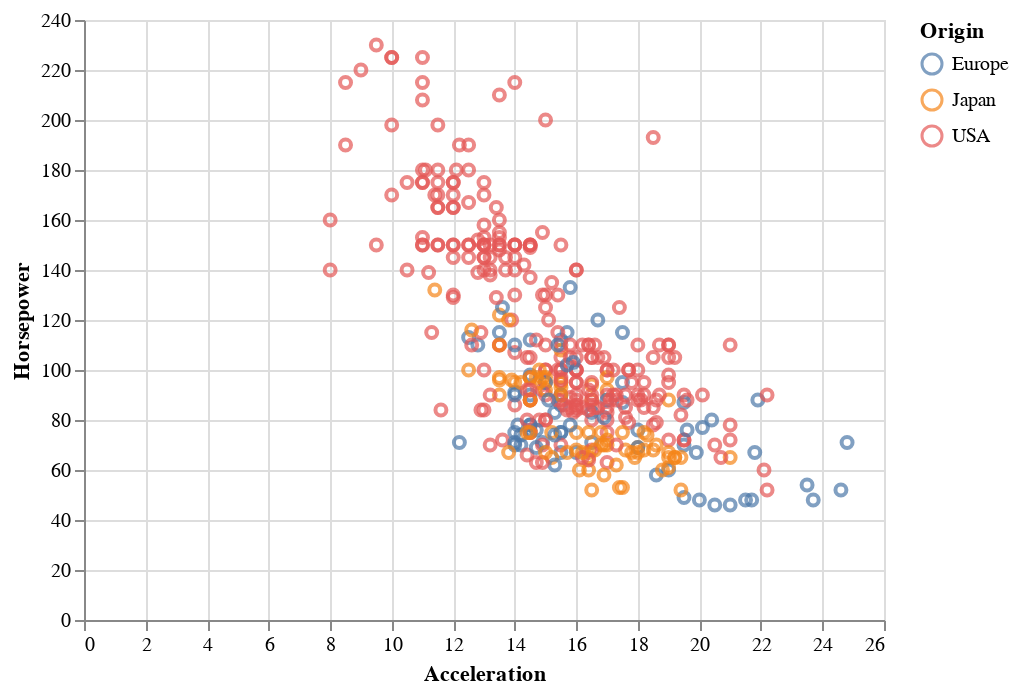

Notebook code cell kept with this figure:
### Markdown cell above
**Q: can you create a 2D scatterplot with `Acceleration` and `Horsepower`? Use `Origin` for the colors.**

### Code cell
# TODO: put your code here
chart = alt.Chart(cars).mark_point().encode(
    x='Acceleration',
    y='Horsepower',
    color='Origin',
).interactive()

chart

### Figure 1 — Vega-Lite specification as saved in the notebook (floating-point values rounded to 4 significant figures; data arrays with more than 128 entries replaced by an {"elided": "..."} marker saying what was removed)
{"$schema": "https://vega.github.io/schema/vega-lite/v4.17.0.json", "config": {"view": {"continuousHeight": 300, "continuousWidth": 400}}, "data": {"name": "data-f02450ab61490a1363517a0190416235"}, "datasets": {"data-f02450ab61490a1363517a0190416235": {"elided": "406 records"}}, "encoding": {"color": {"field": "Origin", "type": "nominal"}, "x": {"field": "Acceleration", "type": "quantitative"}, "y": {"field": "Horsepower", "type": "quantitative"}}, "mark": "point", "selection": {"selector004": {"bind": "scales", "encodings": ["x", "y"], "type": "interval"}}}
